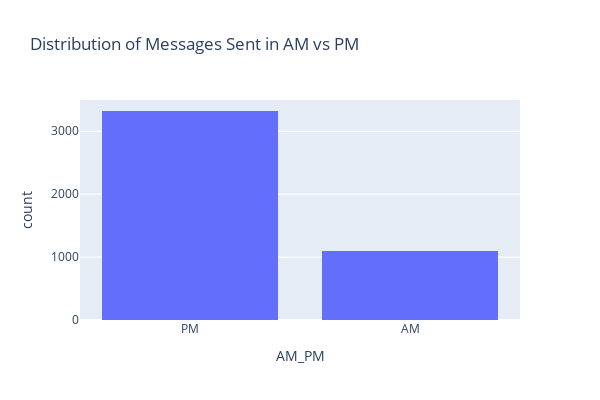

Source (notebook cell):
### Markdown cell above
### 5. AM/PM

### Code cell
ampm = px.histogram(new_chat, 
                    x='AM_PM', 
                    height=400,
                    width=600,
                    title='Distribution of Messages Sent in AM vs PM')
ampm.show()

### Figure 1 — Plotly figure (JSON) as saved in the notebook; plotly's stock layout.template omitted (floating-point values rounded to 4 significant figures; data arrays with more than 128 entries replaced by an {"elided": "..."} marker saying what was removed)
{"data": [{"alignmentgroup": "True", "bingroup": "x", "hovertemplate": "AM_PM=%{x}<br>count=%{y}<extra></extra>", "legendgroup": "", "marker": {"color": "#636efa", "pattern": {"shape": ""}}, "name": "", "offsetgroup": "", "orientation": "v", "showlegend": false, "type": "histogram", "x": {"elided": "6652 str values"}, "xaxis": "x", "yaxis": "y"}], "layout": {"barmode": "relative", "height": 400, "legend": {"tracegroupgap": 0}, "title": {"text": "Distribution of Messages Sent in AM vs PM"}, "width": 600, "xaxis": {"anchor": "y", "domain": [0, 1], "title": {"text": "AM_PM"}}, "yaxis": {"anchor": "x", "domain": [0, 1], "title": {"text": "count"}}}}
